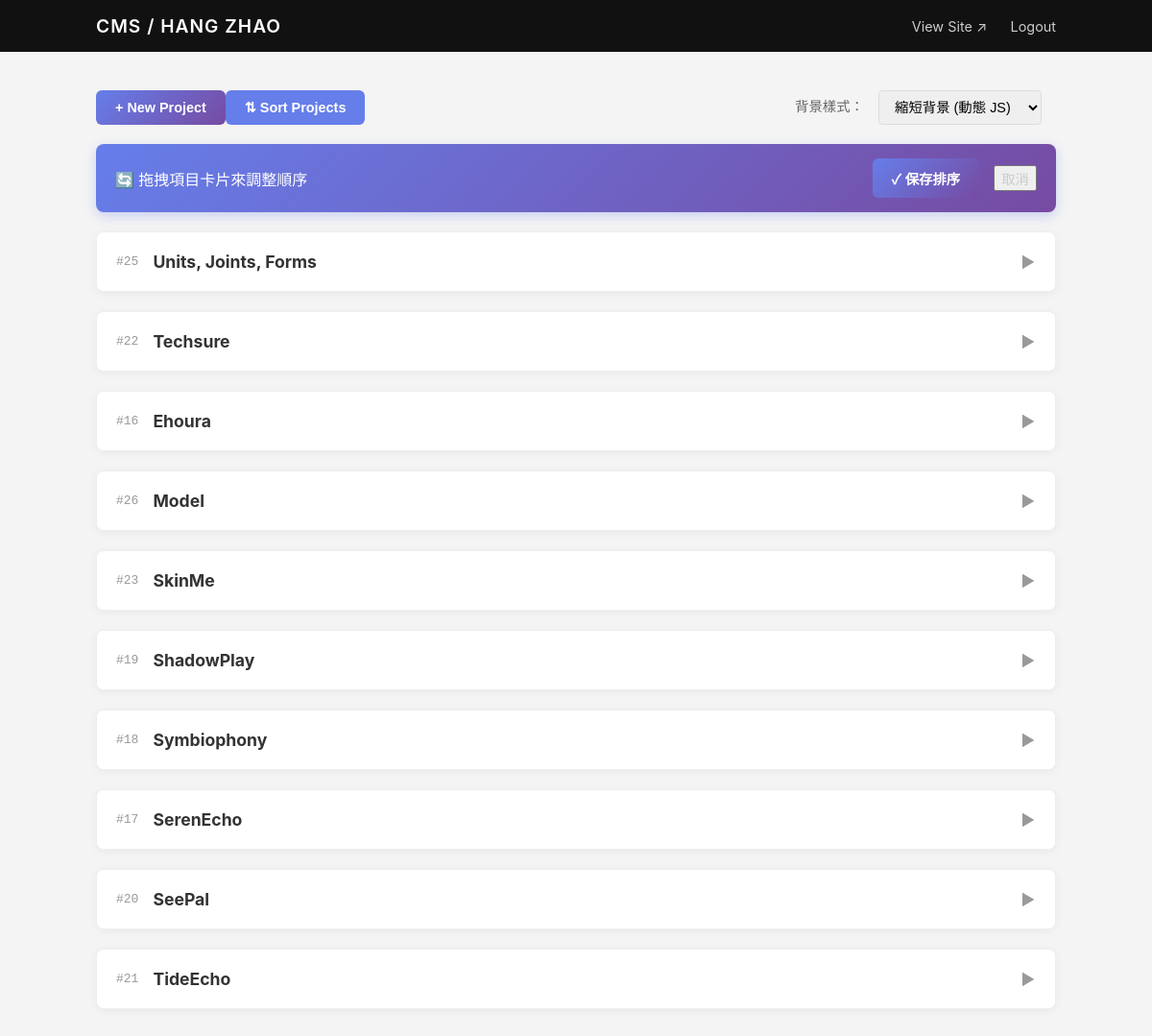
The app's page /admin.php (signed in), older data.
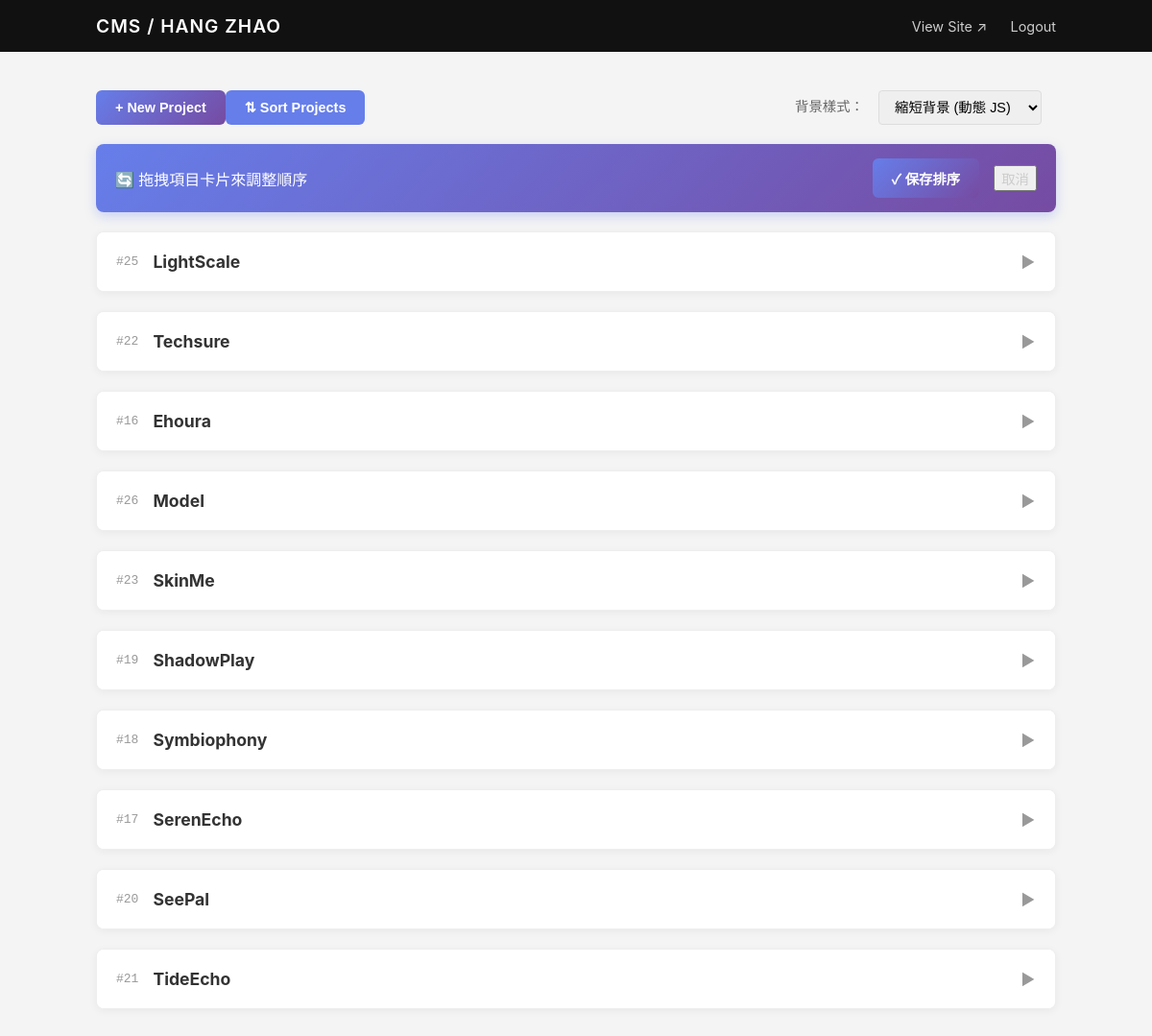
The same page, newer data.
### tables this page shows
CREATE TABLE projects (
      id INTEGER PRIMARY KEY AUTOINCREMENT,
      title TEXT NOT NULL,
      slug TEXT UNIQUE,
      description TEXT,
      tags TEXT,                 -- 逗号分隔，或存 JSON
      image_url TEXT,            -- 首图
      gallery_json TEXT,         -- 其他图 JSON 数组
      meta_json TEXT,            -- 可扩展的结构化元数据（JSON），用于 subtitle/links/tools/process 等
      url TEXT,                  -- 外链（Behance/GitHub/视频等）
       year INTEGER,
       month INTEGER,
      featured INTEGER DEFAULT 0,
      order_index INTEGER DEFAULT 0,
      created_at TEXT NOT NULL,
      updated_at TEXT NOT NULL
    , background_problem TEXT, design_goals TEXT, solution_overview TEXT, interaction_design TEXT, pipeline TEXT, prototype_highlights TEXT, usability_testing TEXT, outcomes TEXT, ethics TEXT, next_steps TEXT, media_notes TEXT, acknowledgements TEXT, contact TEXT, subtitle TEXT, links TEXT, tools TEXT, hero_media TEXT);

### src/config.php (called while the page is built)
<?php
return [
  'db_path' => __DIR__ . '/../public/uploads/portfolio.sqlite',
  'admin_password' => '949949Zh',
  'site_name' => 'HANG ZHAO',
  'background_style' => 'compact',
];

### src/db.php (called while the page is built, shortened)
<?php
function get_pdo(): PDO {
  static $pdo = null;
  if ($pdo) return $pdo;
  $config = require __DIR__ . '/config.php';
  $dsn = 'sqlite:' . $config['db_path'];
  $pdo = new PDO($dsn, null, null, [
    PDO::ATTR_ERRMODE => PDO::ERRMODE_EXCEPTION,
    PDO::ATTR_DEFAULT_FETCH_MODE => PDO::FETCH_ASSOC,
  ]);
  $pdo->exec('PRAGMA foreign_keys = ON;');
  return $pdo;
}

### src/functions.php (called while the page is built, shortened)
<?php
require_once __DIR__ . '/db.php';
function get_projects(bool $only_featured = false): array
{
  $pdo = get_pdo();
  $sql = "SELECT * FROM projects ";
  $sql .= "ORDER BY featured DESC, order_index DESC, year DESC, id DESC";
  return $pdo->query($sql)->fetchAll();
}

### public/admin.php (the view, shortened to what this page needs)
<?php
require __DIR__ . '/../src/functions.php';
$config = require __DIR__ . '/../src/config.php';
$is_logged_in = !empty($_SESSION['admin_ok']);
$projects = $is_logged_in ? get_projects(false) : [];
?>
<!doctype html>
<html lang="en">
<head>
  <link rel="stylesheet" href="css/admin.css?v=<?= time() ?>">
  <link rel="stylesheet" href="https://unpkg.com/easymde/dist/easymde.min.css">
  <link href="https://unpkg.com/cropperjs@1.5.13/dist/cropper.min.css" rel="stylesheet">
</head>
<body class="admin-page">
  <header class="admin-header">
    <div class="header-inner">
      <h1>CMS / <?= htmlspecialchars($config['site_name']) ?></h1>
      <nav>
        <a href="/" target="_blank" class="btn-text">View Site ↗</a>
        <?php if ($is_logged_in): ?>
          <a href="admin.php?action=logout" class="btn-text danger">Logout</a>
        <?php endif; ?>
      </nav>
    </div>
  </header>
  <main class="admin-container">
    <?php if (!$is_logged_in): ?>
      <div class="login-card">
        <form method="post"><input type="hidden" name="action" value="login"><input type="password" name="password"
            placeholder="Password" required autofocus><button class="btn-primary" type="submit">Login</button></form>
      </div><?php else: ?>
      <div class="actions-bar">
        <button class="btn-primary"
          onclick="document.getElementById('create-form').classList.toggle('hidden')">+ New Project</button>
        <button class="btn-primary" id="sort-toggle-btn" onclick="toggleSortMode()" style="background: #667eea;">
          <span id="sort-icon">⇅</span> Sort Projects
        </button>
        <div style="margin-left: auto; display: flex; align-items: center; gap: 15px;">
          <label style="font-size: 0.9rem; color: #666;">背景樣式：</label>
          <select id="bg-style-selector" onchange="updateBackgroundStyle(this.value)"
                  style="padding: 8px 12px; border: 1px solid #ddd; border-radius: 4px; font-size: 0.9rem;">
            <option value="compact" <?= ($config['background_style'] ?? 'full') === 'compact' ? 'selected' : '' ?>>縮短背景 (動態 JS)</option>
          </select>
        </div>
      </div>
      <div id="sort-hint" class="sort-hint hidden">
        <span>🔄 拖拽項目卡片來調整順序</span>
        <button class="btn-primary" onclick="saveSortOrder()">✓ 保存排序</button>
        <button class="btn-text" onclick="cancelSortMode()">取消</button>
      </div>
      <div class="project-list">
        <?php foreach ($projects as $p):
          ?>
          <div class="editor-card collapsed" id="project-<?= $p['id'] ?>">
            <div class="card-header" onclick="toggleEdit(<?= $p['id'] ?>)">
              <div class="header-info"><span class="id">#<?= $p['id'] ?></span><strong
                  class="title"><?= htmlspecialchars($p['title']) ?></strong></div><span class="arrow">▼</span>
            </div>
          </div>
        <?php endforeach; ?>
      </div>
    <?php endif; ?>
  </main>
</body>
</html>

Row changes from the older to the newer data that the page shows:
changed projects id 25: title "Units, Joints, Forms" → "LightScale"
